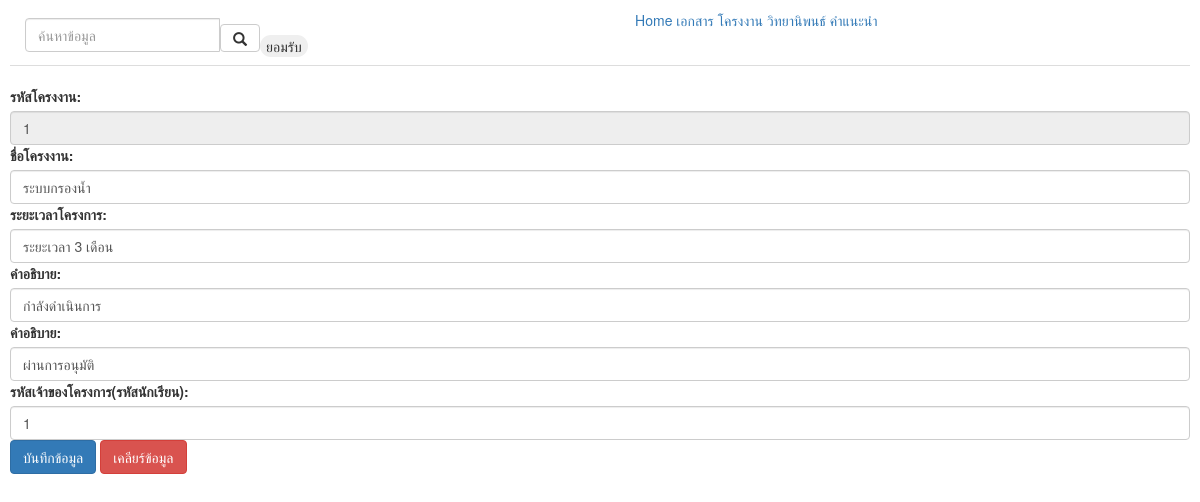
The app's page /projectupdate.php?project_id=1 with its own data.
### tables this page shows
CREATE TABLE `tbproject` (
  `project_id` int(11) NOT NULL,
  `project_name` varchar(99) DEFAULT NULL,
  `project_duration` varchar(99) DEFAULT NULL,
  `project_status` varchar(99) DEFAULT NULL,
  `project_approval` varchar(99) DEFAULT NULL,
  `stu_id` int(11) DEFAULT NULL
);

### projectupdate.php (the view, shortened to what this page needs)
<?php
    include('condb.php');
    require_once('header.php');
    if ($_GET["project_id"]<>'' && isset($_GET["project_id"])==TRUE){
        $project_id = $_GET["project_id"];
        $sql = "SELECT * FROM tbproject WHERE project_id = $project_id";
        $resu = $condb->query($sql);
        if(mysqli_num_rows($resu) > 0){
            $rec = $resu -> fetch_array(MYSQLI_ASSOC);
            $project_name = $rec["project_name"];
            $project_duration = $rec["project_duration"];
            $project_status = $rec["project_status"];
            $project_approval = $rec["project_approval"];
            $stu_id = $rec["stu_id"];
        ?>
            <form action="" method="POST">
                <div class="mb-3 mt-3">
                    <label for="project_id" class="form-label">รหัสโครงงาน:</label>
                    <input type="text" class="form-control" id="project_id"
                    name="project_id" value=<?php echo $project_id ?> disabled>
                </div>
                <div class="mb-3 mt-3">
                    <label for="project_name" class="form-label">ชื่อโครงงาน:</label>
                    <input type="text" class="form-control" id="project_name"
                    name="project_name" value="<?php echo "$project_name" ?>">
                </div>
                <div class="mb-3 mt-3">
                    <label for="project_duration" class="form-label">ระยะเวลาโครงการ:</label>
                    <input type="text" class="form-control" id="project_duration"
                    name="project_duration" value="<?php echo "$project_duration" ?>">
                </div>
                <div class="mb-3 mt-3">
                    <label for="project_status" class="form-label">คำอธิบาย:</label>
                    <input type="text" class="form-control" id="project_status"
                    name="project_status" value="<?php echo "$project_status" ?>">
                </div>
                <div class="mb-3 mt-3">
                    <label for="project_approval" class="form-label">คำอธิบาย:</label>
                    <input type="text" class="form-control" id="project_approval"
                    name="project_approval" value="<?php echo "$project_approval" ?>">
                </div>
                <div class="mb-3 mt-3">
                    <label for="stu_id" class="form-label">รหัสเจ้าของโครงการ(รหัสนักเรียน):</label>
                    <input type="text" class="form-control" id="stu_id"
                    name="stu_id" value="<?php echo $stu_id; ?>">
                </div>
                <button type="submit" class="btn btn-primary">บันทึกข้อมูล</button>
                <button type="reset" class="btn btn-danger">เคลียร์ข้อมูล</button>
            </form>
<?php
        }
    }
?>
<?php
    require_once('footer.php');
?>

### mystyle.css (style rules this page uses)
input { width: 60%; }
button { border-radius: 12px; -webkit-border-radius: 12px; -moz-border-radius: 12px; -ms-border-radius: 12px; -o-border-radius: 12px; border: 0; }

### records on screen
tbproject: project_name "ระบบกรองน้ำ", project_duration "ระยะเวลา 3 เดือน", project_status "กำลังดำเนินการ", project_approval "ผ่านการอนุมัติ", stu_id "1"
